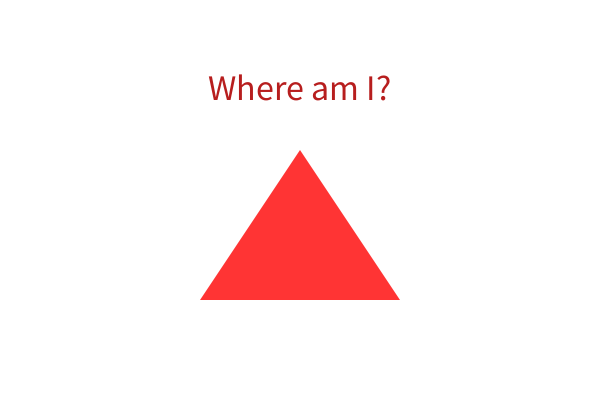
Frame 1 (no input)
Frame 60 (the mouse pressed at the canvas centre just before this capture): identical to frame 1, image omitted
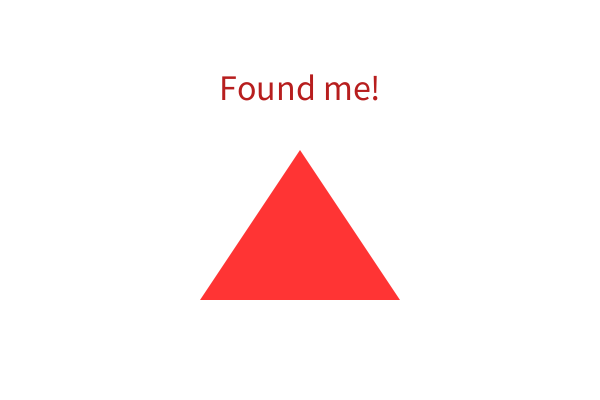
Frame 120 (the mouse held since frame 60 and released just before this capture)

The Processing sketch that drew these frames (run headless with seeded random() and noise(); from frame 60 on, the mouse is pressed at the canvas centre):

// Processing sketch: Get_Colour_Buttons
// ── Get_Colour_Buttons.pde
/*

Useful Reference - Using colour for hit detection
03/01/2017

*/

color cm, c1;

void setup() {
  size(600, 400);

  c1 = #FF3434;
}

void draw() {
  cm = get(mouseX, mouseY);
  
  background(#FFFFFF);
  
  noStroke();
  fill(#FF3434);
  triangle(300,150,400,300,200,300);
  
  fill(#B71E1E);
  textAlign(CENTER);
  textSize(36);
  
  if (cm == c1) {
    text("Found me!", width/2, height/2 - 100);
  } else {
    text("Where am I?", width/2, height/2 - 100);
  }
}
